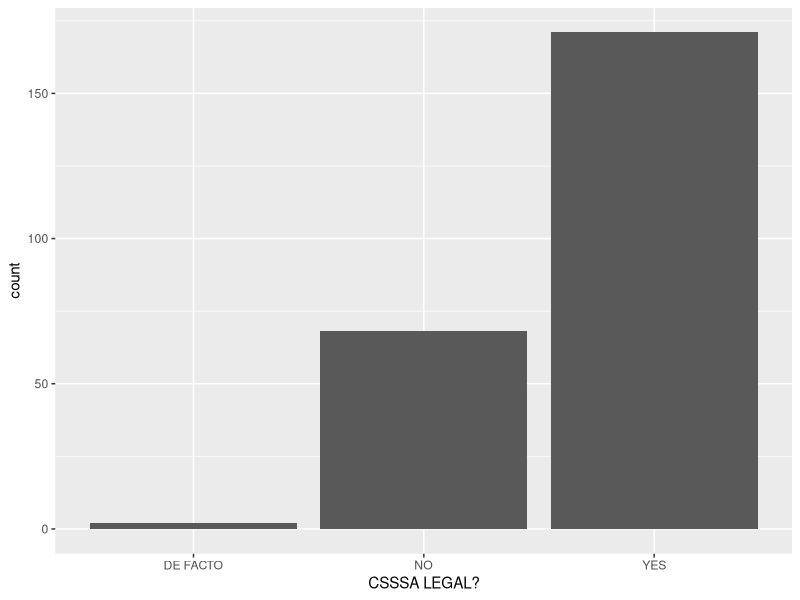
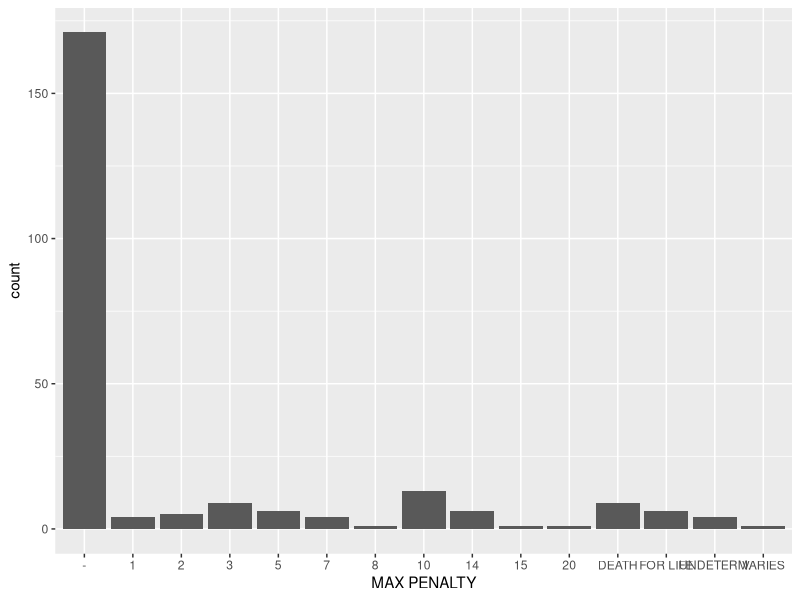
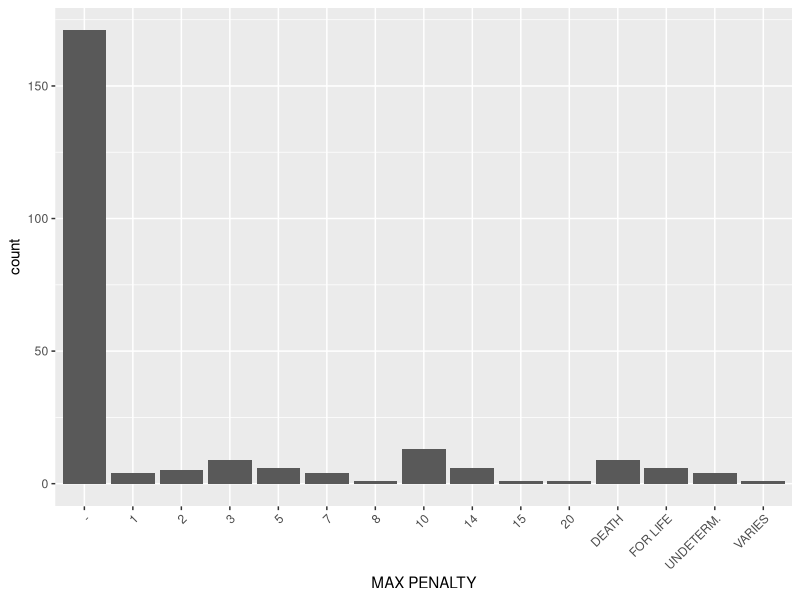
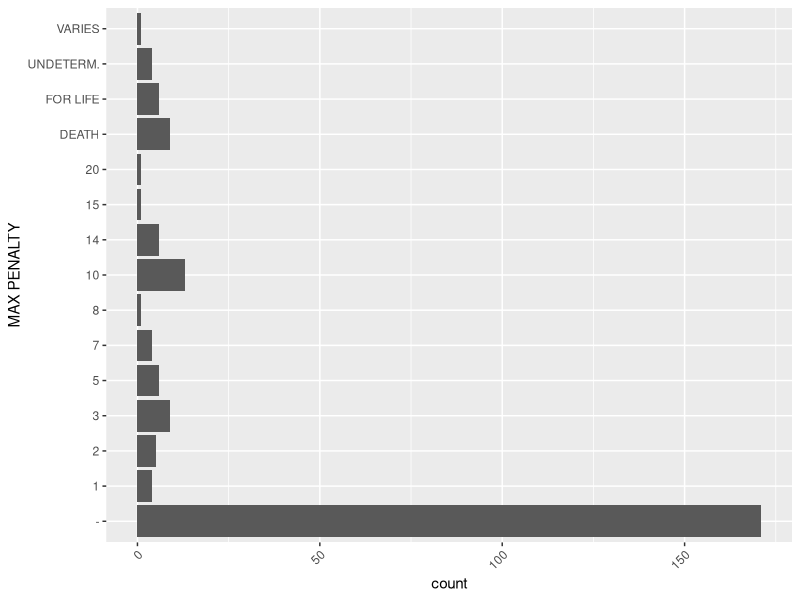

Reproduce these figures in R, in order.
## ---- chunk 1
library(forcats)
library(readr)
library(dplyr)
library(stringr)
library(ggplot2)

## ---- chunk 2

# Variable categórica: meses
x1 <- c("Dic", "Abr", "Ene", "Mar")

# Variable que contiene un dato con error de tipeo
x2 <- c("Dic", "Abr", "Eme", "Mar")

# El orden es alfabético
sort(x1)

# Crear un factor: niveles
niveles_meses <- c(
  "Ene", "Feb", "Mar", "Abr", "May", "Jun",
  "Jul", "Ago", "Sep", "Oct", "Nov", "Dic"
)

# Crear el factor
# (Si omites los niveles, se van a definir a partir de los datos en orden alfabético)
y1 <- factor(x1, levels = niveles_meses)

# Devuelve la codificación (contraintuitivo cuando trabajamos con datos numéricos)
as.numeric(y1)
## ---- chunk 3

# Variable categórica: ¿qué lenguajes de programación sabés?
lenguajes <- c("R", "Python", "C#", "Julia")

# Crear un factor: niveles
niveles_lenguajes <- c(
  "R", "C", "C++", "C#", "Julia", "Python",
  "Ada", "Go", "Rust", "Octave", "MATLAB", "Java"
)

# Crear el factor
# (Si omites los niveles, se van a definir a partir de los datos en orden alfabético)
lenguajes_factor <- factor(lenguajes, levels = niveles_lenguajes)

## ---- chunk 4
# No es factor: orden alfabético
print(sort(x1))

# Es factor: orden según niveles definidos en el factor
print(sort(y1))

## ---- chunk 5
y2 <- parse_factor(x2, levels = niveles_meses)
# Warning: 1 parsing failure.
# row col           expected actual
#   3  -- value in level set    Eme
## ---- chunk 6

# Datos con variantes para el lenguaje de programación C#
lenguajes2 <- c("C-sharp", "Python", "C#", "Julia", "C Sharp", "Go", "Java", "C♯")

# parse_factor nos advierte
lenguajes2_factor <- parse_factor(lenguajes2, levels = niveles_lenguajes)

# Warning: 3 parsing failures.
# row col           expected  actual
#   1  -- value in level set C-sharp
#   5  -- value in level set C Sharp
#   7  -- value in level set Java
## ---- chunk 7
f1 <- factor(x1, levels = unique(x1))

f2 <- x1 %>% factor() %>% fct_inorder()

levels(f2)
## ---- chunk 8
ls("package:forcats") %>% str_subset(., "^fct_")
## ---- chunk 9
#
#
# SPOILER
#
#
#
# Sí, usando `fct_infreq()` o `fct_inseq()` (por frecuencia, o por secuencia numérica)
f3 <- x1 %>% factor() %>% fct_infreq()

levels(f3)
## ---- chunk 10
leyes <- read_csv2("homophobia.csv", show_col_types = FALSE)


leyes <- leyes %>% mutate_if(is.character, factor)

# En cuántos países son legales los actos sexuales consensuales entre personas adultas del mismo sexo (ASCAMS)
leyes %>%
  count(`CSSSA LEGAL?`)


ggplot(leyes, aes(`CSSSA LEGAL?`)) +
  geom_bar()

## ---- chunk 11
# No está ordenado de forma útil
levels(leyes$`MAX PENALTY`)

# En orden de aparición en el dataset, no muy claro
leyes %>%
  count(`MAX PENALTY`)


# En orden de frecuencia
leyes %>%
  mutate(`MAX PENALTY` = `MAX PENALTY` %>% fct_infreq()) %>%
  count(`MAX PENALTY`)


# En orden numérico
leyes %>%
  mutate(`MAX PENALTY` = `MAX PENALTY` %>% fct_inseq()) %>%
  count(`MAX PENALTY`)
## ---- chunk 12
# En orden numérico, con "-" al comienzo
leyes %>%
  mutate(`MAX PENALTY` = `MAX PENALTY` %>% fct_inseq() %>% relevel(`MAX PENALTY`,ref="-")) %>%
  count(`MAX PENALTY`)

## ---- chunk 13
# Agrupar
leyes %>%
  mutate(`MAX PENALTY` = fct_recode(`MAX PENALTY`,
                          "DEATH" = "DEATH",
                          "DEATH" = "DEATH (P)")) %>%
  count(`MAX PENALTY`)

# O simplemente
leyes %>%
  mutate(`MAX PENALTY` = fct_collapse(`MAX PENALTY`,
                          "DEATH" = c("DEATH", "DEATH (P)"))) %>%
  count(`MAX PENALTY`)

## ---- chunk 14
leyes %>%
  mutate(`MAX PENALTY` = `MAX PENALTY` %>% fct_inseq() %>% relevel(`MAX PENALTY`,ref="-")) %>%
  mutate(`MAX PENALTY` = fct_collapse(`MAX PENALTY`,
                          "DEATH" = c("DEATH", "DEATH (P)"))) %>%
  count(`MAX PENALTY`)
## ---- chunk 15
p <- leyes %>%
  mutate(`MAX PENALTY` = `MAX PENALTY` %>% fct_inseq() %>% relevel(`MAX PENALTY`,ref="-")) %>%
  mutate(`MAX PENALTY` = fct_collapse(`MAX PENALTY`,
                          "DEATH" = c("DEATH", "DEATH (P)"))) %>%
  ggplot(aes(`MAX PENALTY`)) +
  geom_bar()

p
## ---- chunk 16
#
#
#
#
#
#
# SPOILER
#
# SOLUCIÓN:
#
#
#
#
#
#
## ---- chunk 17
p <- p + theme(axis.text.x = element_text(angle = 45, hjust = 1))
p
## ---- chunk 18
p <- p + coord_flip()

p
## ---- chunk 19
# Actualmente todas las formas de escribir C# son consideradas valores diferentes
unique(lenguajes2)

# Si queremos interpretarlo como factor, hay valores que producen NA
unique(lenguajes2_factor)

## ---- chunk 20
#
#
#
#
#
#
# SPOILER
#
# SOLUCIÓN:
#
#
#
#
#
#

lenguajes2_corregido <- fct_collapse(lenguajes2, "C#" = c("C Sharp", "C-sharp", "C#", "C♯"))

# Ahora la denominación es uniforme
lenguajes2_corregido


